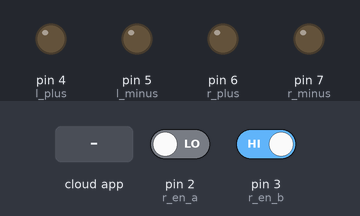
The sketch below on a simulated Arduino Uno, built with avr-gcc and run on an emulated ATmega328P. On the bench: output pins drawn as LEDs (lit = HIGH). The inputs (shaded band) are chosen by the test bench; at power-on: pin 3 (r_en_b) HIGH, pin 2 (r_en_a) LOW. The ROS host is connected and sends only what is stated; what the sketch prints to the serial monitor is not drawn.

Above: at 1.2 s.
1.3 s: pin 3 (r_en_b) driven LOW
At 2.3 s:
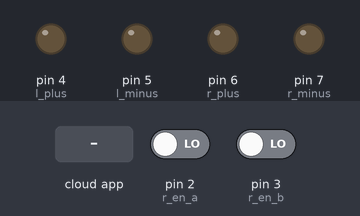
2.8 s: the phone or cloud app sets linear.x to 100
At 3.1 s:
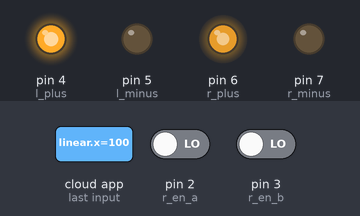
4.3 s: the phone or cloud app sets linear.x to -100
At 4.6 s:
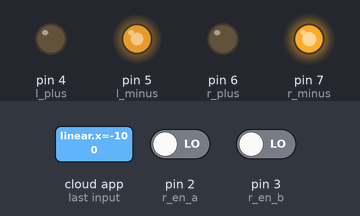
Timing chart, 0 to 7.3 s (numbered marks = the images above; inputs shaded):
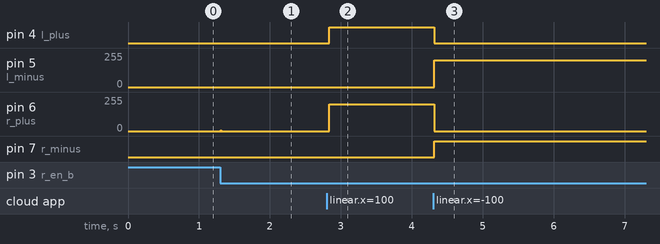

Measured:
- after the input at 1.3 s, pin 6 (r_plus): 0/255 → 7/255 at once, → 0/255 0.01 s later
- after the input at 2.8 s, pin 4 (l_plus): LOW → HIGH at once; pin 6 (r_plus): 0/255 → 200/255 at once
- after the input at 4.3 s, pin 4 (l_plus): HIGH → LOW at once; pin 5 (l_minus): 0/255 → 200/255 at once; pin 6 (r_plus): 200/255 → 0/255 at once; pin 7 (r_minus): LOW → HIGH at once

The sketch:

mpu.ino
```cpp
#include "Arduino.h"
#include <ros.h>
#include <geometry_msgs/Twist.h>
#include <std_msgs/Int16.h>
#include <ros/time.h>
#include<PID_v1.h>

#define l_en_a 18      /// motor encoder pin
#define l_en_b 19
#define r_en_a 2 //20
#define r_en_b 3 //21

#define l_plus 4       /// motor power   2.3.4.5 previous
#define l_minus 5
#define r_plus 6
#define r_minus 7

#define LOOPTIME 10
int updatenh = 0;

ros::NodeHandle  nh;

volatile long encoder0Pos = 0;    // encoder 1
volatile long encoder1Pos = 0;    // encoder 1

float demandx=0;
float demandz=0;
unsigned long currentMillis;
unsigned long prevMillis;
float encoder0Prev;
float encoder1Prev;
float encoder0Diff;
float encoder1Diff;
double demand_speed_left;
double demand_speed_right;


double left_kp = 4.5, left_ki = 0 , left_kd = 0.0;             // modify for optimal performance
double right_kp = 4.5 , right_ki = 0 , right_kd = 0.0;

double right_input = 0, right_output = 0, right_setpoint = 0;
PID rightPID(&right_input, &right_output, &right_setpoint, right_kp, right_ki, right_kd, DIRECT);

double left_input = 0, left_output = 0, left_setpoint = 0;
PID leftPID(&left_input, &left_output, &left_setpoint, left_kp, left_ki, left_kd, DIRECT);


void cmd_vel_cb( const geometry_msgs::Twist& twist){
  demandx = twist.linear.x;
  demandz = twist.angular.z;
}


ros::Subscriber<geometry_msgs::Twist> sub("cmd_vel", cmd_vel_cb );

std_msgs::Int16 left_wheel_msg;
ros::Publisher left_wheel_pub("lwheel", &left_wheel_msg);

std_msgs::Int16 right_wheel_msg;
ros::Publisher right_wheel_pub("rwheel", &right_wheel_msg);

double pos_act_left = 0;
double pos_act_right = 0;


void setup() {
  Serial.begin(57600);
  nh.initNode();
  nh.subscribe(sub);
  nh.advertise(left_wheel_pub);
  nh.advertise(right_wheel_pub);

  //pinMode(12, OUTPUT);         // for led
  pinMode(l_plus,OUTPUT);
  pinMode(l_minus,OUTPUT);
  pinMode(r_plus,OUTPUT);
  pinMode(r_minus,OUTPUT);

   rightPID.SetMode(AUTOMATIC);
   rightPID.SetSampleTime(1);
   rightPID.SetOutputLimits(-100, 100);

   leftPID.SetMode(AUTOMATIC);
   leftPID.SetSampleTime(1);
   leftPID.SetOutputLimits(-100, 100);

  //pinMode(l_en_a,INPUT_PULLUP);
  //pinMode(l_en_b,INPUT_PULLUP);
  attachInterrupt(digitalPinToInterrupt(l_en_a), change_left_a, CHANGE);
  attachInterrupt(digitalPinToInterrupt(l_en_b), change_left_b, CHANGE);
  attachInterrupt(digitalPinToInterrupt(r_en_a), change_right_a, CHANGE);
  attachInterrupt(digitalPinToInterrupt(r_en_b), change_right_b, CHANGE);
}

void loop() {
  currentMillis = millis();
  if (currentMillis - prevMillis >= LOOPTIME){

      Serial.print(encoder0Pos);
      Serial.print("  ");
      Serial.println(encoder1Pos);

    prevMillis = currentMillis;
    demand_speed_left = demandx - (demandz*0.50);      // convert linear and angular vel to RPM of left and right wl
    demand_speed_right = demandx + (demandz*0.50);

    //demand_speed_left = ((2 * demandx) - (demandz*0.300))/(2*0.054);      // convert linear and angular vel to RPM of left and right wl  <<<<<<  SAME  LIKE ABOVE  >>>>>>
    //demand_speed_right = ((2 * demandx) + (demandz*0.300))/(2*0.054);

    encoder0Diff = encoder0Pos - encoder0Prev;           // Get difference between ticks to compute speed
    encoder1Diff = encoder1Pos - encoder1Prev;

    pos_act_left = encoder0Pos;                   ///////////////////////////////////////////////////////////////////////////////
    pos_act_right = encoder1Pos;

    encoder0Prev = encoder0Pos;                          // Saving values
    encoder1Prev = encoder1Pos;

    left_setpoint = demand_speed_left*117.80;             //Setting required speed as a mul/frac of 1 m/s
    right_setpoint = demand_speed_right*117.80;

    left_input = encoder0Diff;  //Input to PID controller is the current difference
    right_input = encoder1Diff;

    leftPID.Compute();
    rotate_left(left_output);
    rightPID.Compute();
    rotate_right(right_output);

  publishPos(LOOPTIME);     //------------->>>  PUBLISH POS

  if(updatenh>10){
     nh.spinOnce();            /////   publish pos
     updatenh = 0;
   }
   else{
     updatenh++;
   }
}

  //Serial.println(encoder0Pos);
  Serial.print(demandx);
  //Serial.print("  ");
  Serial.println(demandx);
 }

void rotate_left(int l_value) {

  if(l_value>0){
    //Max Voltage with 16V battery with 12V required  ->---(((( not need wrong )))
    //(12/16)*255 ~=190                               ->--(((( not need wrong )))
  Serial.println("l__called");
//  Serial.println(plus);
    int l_out = map(l_value, 1, 100, 1, 200);
    analogWrite(l_plus,l_out);
    analogWrite(l_minus,0);
  }
  else if(l_value<0){
    //Max Voltage with 16V battery with 12V required
    //(12/16)*255 ~=190
    int l_out = map(l_value, -1, -100, 1, 200);
    analogWrite(l_plus,0);
    analogWrite(l_minus,l_out);
  }
    else if(l_value == 0){
    analogWrite(l_plus,0);
    analogWrite(l_minus,0);
  }
}

void rotate_right(int r_value) {
  if(r_value>0){
    //Max Voltage with 16V battery with 12V required  ->---(((( not need wrong )))
    //(12/16)*255 ~=190                               ->--(((( not need wrong )))
  Serial.println("r__called");
//  Serial.println(plus);
    int r_out = map(r_value, 1, 100, 1, 200);    // first it was 190
    analogWrite(r_plus,r_out);
    analogWrite(r_minus,0);
  }
  else if(r_value<0){
    //Max Voltage with 16V battery with 12V required
    //(12/16)*255 ~=190
    int r_out = map(r_value, -1, -100, 1, 200);
    analogWrite(r_plus,0);
    analogWrite(r_minus,r_out);
  }
    else if(r_value == 0){
    analogWrite(r_plus,0);
    analogWrite(r_minus,0);
  }
}

void publishPos(double time) {
  left_wheel_msg.data = pos_act_left;
  right_wheel_msg.data = pos_act_right;
  left_wheel_pub.publish(&left_wheel_msg);
  right_wheel_pub.publish(&right_wheel_msg);

}

////////////////////////////////////////////////////////////////////////////////////////////////////////////////////

void change_left_a(){

  // look for a low-to-high on channel A
  if (digitalRead(l_en_a) == HIGH) {
    // check channel B to see which way encoder is turning
    if (digitalRead(l_en_b) == LOW) {
      encoder0Pos = encoder0Pos + 1;         // CW
    }
    else {
      encoder0Pos = encoder0Pos - 1;         // CCW
    }
  }
  else   // must be a high-to-low edge on channel A
  {
    // check channel B to see which way encoder is turning
    if (digitalRead(l_en_b) == HIGH) {
      encoder0Pos = encoder0Pos + 1;          // CW
    }
    else {
      encoder0Pos = encoder0Pos - 1;          // CCW
    }
  }

}

void change_left_b(){

  // look for a low-to-high on channel B
  if (digitalRead(l_en_b) == HIGH) {
   // check channel A to see which way encoder is turning
    if (digitalRead(l_en_a) == HIGH) {
      encoder0Pos = encoder0Pos + 1;         // CW
    }
    else {
      encoder0Pos = encoder0Pos - 1;         // CCW
    }
  }
  // Look for a high-to-low on channel B
  else {
    // check channel B to see which way encoder is turning
    if (digitalRead(l_en_a) == LOW) {
      encoder0Pos = encoder0Pos + 1;          // CW
    }
    else {
      encoder0Pos = encoder0Pos - 1;          // CCW
    }
  }
}


void change_right_a(){

  // look for a low-to-high on channel A
  if (digitalRead(r_en_a) == HIGH) {
    // check channel B to see which way encoder is turning
    if (digitalRead(r_en_b) == LOW) {
      encoder1Pos = encoder1Pos - 1;         // CW
    }
    else {
      encoder1Pos = encoder1Pos + 1;         // CCW
    }
  }
  else   // must be a high-to-low edge on channel A
  {
    // check channel B to see which way encoder is turning
    if (digitalRead(r_en_b) == HIGH) {
      encoder1Pos = encoder1Pos - 1;          // CW
    }
    else {
      encoder1Pos = encoder1Pos + 1;          // CCW
    }
  }

}

void change_right_b(){

  // look for a low-to-high on channel B
  if (digitalRead(r_en_b) == HIGH) {
   // check channel A to see which way encoder is turning
    if (digitalRead(r_en_a) == HIGH) {
      encoder1Pos = encoder1Pos - 1;         // CW
    }
    else {
      encoder1Pos = encoder1Pos + 1;         // CCW
    }
  }
  // Look for a high-to-low on channel B
  else {
    // check channel B to see which way encoder is turning
    if (digitalRead(r_en_a) == LOW) {
      encoder1Pos = encoder1Pos - 1;          // CW
    }
    else {
      encoder1Pos = encoder1Pos + 1;          // CCW
    }
  }


}
```
